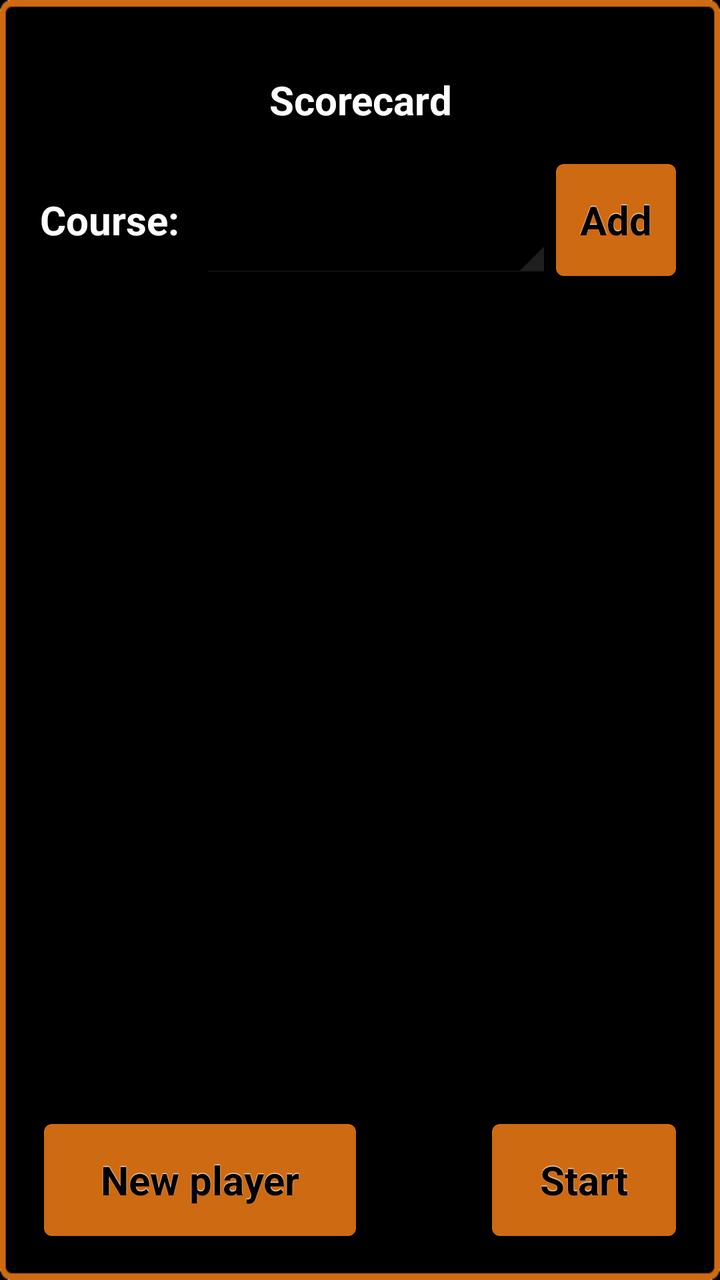
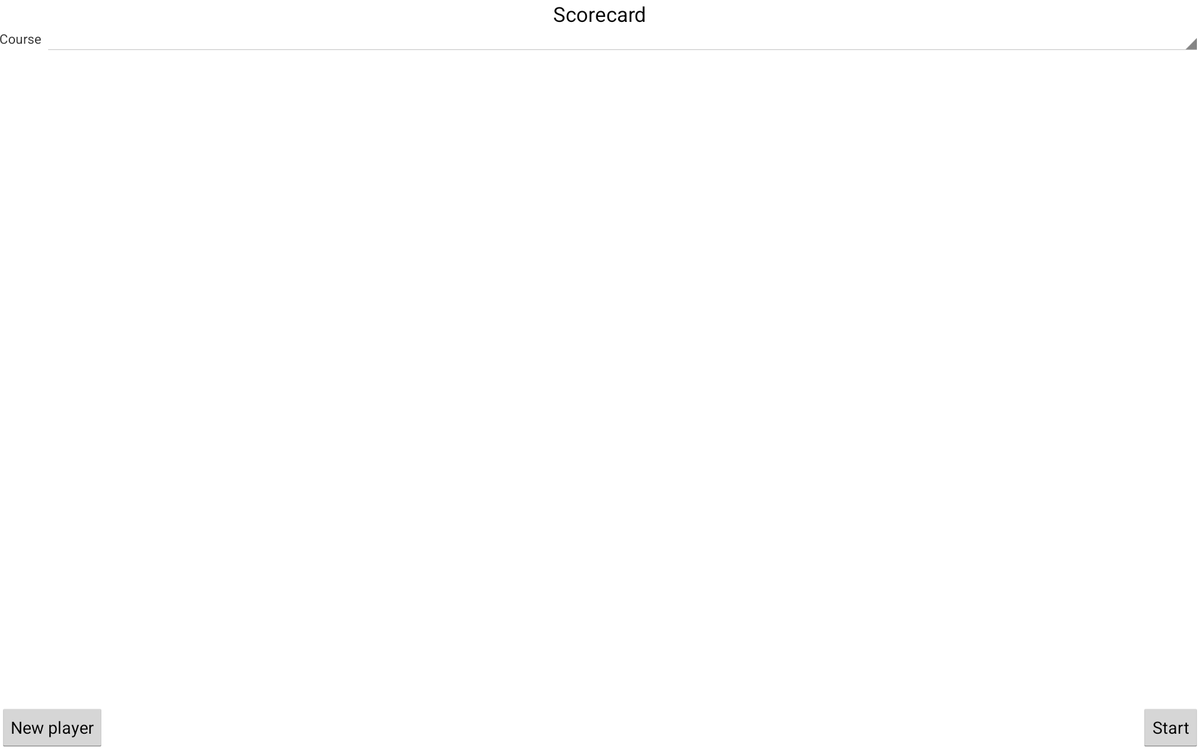

The same Android screen from two of the app's own layout files: first res/layout/ as a phone draws it, then the repository's variant for another configuration, drawn on a device whose configuration selects that folder. Both files follow.
<!-- AndroidManifest.xml: application theme AppTheme -->
<!-- res/layout/activity_scorecard_submenu.xml -->
<RelativeLayout xmlns:android="http://schemas.android.com/apk/res/android"
    xmlns:tools="http://schemas.android.com/tools"
    android:layout_width="match_parent"
    android:layout_height="match_parent"
    android:background="@drawable/defaultbackground"
    android:visibility="visible"
    tools:context=".ScorecardSubmenu" >

    <LinearLayout
        android:layout_width="match_parent"
        android:layout_height="match_parent"
        android:layout_margin="20dp"
        android:orientation="vertical"
        android:weightSum="100" >

        <LinearLayout
            android:layout_width="match_parent"
            android:layout_height="0dp"
            android:layout_gravity="center_horizontal|center_vertical"
            android:layout_weight="10"
            android:orientation="vertical" >

            <TextView
                android:id="@+id/textviewCoursePar1"
                style="@style/textviewlarge"
                android:layout_width="match_parent"
                android:layout_height="match_parent"
                android:gravity="center_horizontal|fill_vertical"
                android:text="Scorecard"
                android:textAppearance="?android:attr/textAppearanceLarge" />

        </LinearLayout>

        <LinearLayout
            android:id="@+id/courseSelectLayout"
            android:layout_width="fill_parent"
            android:layout_height="0dp"
            android:layout_weight="10"
            android:orientation="horizontal"
            android:weightSum="100" >

            <TextView
                android:id="@+id/popupEditName"
                style="@style/textviewlarge"
                android:layout_width="0dp"
                android:layout_height="match_parent"
                android:layout_gravity="center_vertical|left"
                android:layout_weight="25"
                android:gravity="center_vertical"
                android:text="Course: " />

            <Spinner
                android:id="@+id/courseSelectSpinner"
                style="@style/spinnerDropDownItemStyle"
                android:layout_width="0dp"
                android:layout_height="match_parent"
                android:layout_gravity="center"
                android:layout_weight="55"
                android:gravity="center_horizontal" >
            </Spinner>

            <Button
                android:id="@+id/newCourseButton"
                style="@style/button"
                android:layout_width="0dp"
                android:layout_height="match_parent"
                android:layout_gravity="center_horizontal|center_vertical"
                android:layout_weight="20"
                android:onClick="newCourse"
                android:text="Add" />

        </LinearLayout>

        <LinearLayout
            android:layout_width="match_parent"
            android:layout_height="0dp"
            android:layout_weight="70"
            android:orientation="vertical" >

            <ScrollView
                android:id="@+id/scrollExistingPlayers"
                android:layout_width="wrap_content"
                android:layout_height="wrap_content"
                android:layout_marginBottom="15dp"
                android:layout_marginTop="15dp" >

                <LinearLayout
                    android:id="@+id/excistingPlayerLayout"
                    android:layout_width="wrap_content"
                    android:layout_height="wrap_content"
                    android:orientation="vertical" >
                </LinearLayout>
            </ScrollView>

        </LinearLayout>

        <LinearLayout
            android:layout_width="match_parent"
            android:layout_height="0dp"
            android:layout_weight="10"
            android:orientation="horizontal"
            android:weightSum="100" >

            <Button
                android:id="@+id/addPlayer"
                style="@style/button"
                android:layout_width="0dp"
                android:layout_height="match_parent"
                android:layout_weight="50"
                android:onClick="newPlayer"
                android:text="New player" />

            <TextView
                android:id="@+id/player1ActiveCardsName"
                android:layout_width="0dp"
                android:layout_height="match_parent"
                android:layout_weight="20" />

            <Button
                android:id="@+id/startButton"
                style="@style/button"
                android:layout_width="0dp"
                android:layout_height="match_parent"
                android:layout_weight="30"
                android:onClick="startScorecard"
                android:text="Start" />

        </LinearLayout>

    </LinearLayout>

</RelativeLayout>
<!-- resources referenced by this layout -->
<resources>
  <!-- drawable defaultbackground: png bitmap (drawable-hdpi, 20199 bytes) -->
  <style name="button" parent="@android:style/Widget.Button">
          <item name="android:gravity">center_vertical|center_horizontal</item>
          <item name="android:textColor">#000000</item>
          <item name="android:shadowColor">#FFFFFF</item>
          <item name="android:shadowDx">0</item>
          <item name="android:shadowDy">-1</item>
          <item name="android:shadowRadius">0.5</item>
          <item name="android:textSize">20sp</item>
          <item name="android:textStyle">bold</item>
          <item name="android:background">@drawable/button</item>
          <item name="android:focusable">true</item>
          <item name="android:clickable">true</item>
      </style>
  <style name="spinnerDropDownItemStyle" parent="android:TextAppearance.Widget.DropDownItem">
          <item name="android:textColor">#000000</item>
          <item name="android:textSize">20sp</item>
          <item name="android:textStyle">bold</item>
      </style>
  <style name="textviewlarge" parent="@android:style/Widget.TextView">
          <item name="android:textColor">#FFFFFF</item>
          <item name="android:textSize">20sp</item>
          <item name="android:textStyle">bold</item>
      </style>
  <style name="AppTheme" parent="AppBaseTheme">
          
      </style>
  <!-- drawable button (drawable-xhdpi) -->
  <?xml version="1.0" encoding="utf-8"?>
  <selector xmlns:android="http://schemas.android.com/apk/res/android">
     
      <item
      	android:state_pressed="true"
      	android:state_enabled="true"
          android:drawable="@drawable/button_pressed" />
  
      <item
      	android:state_enabled="true"
          android:drawable="@drawable/button_enabled" />
  </selector>
  <style name="AppBaseTheme" parent="android:Theme.Holo.Light.NoActionBar">
          
      </style>
  <!-- drawable button_pressed (drawable-large-mdpi) -->
  <?xml version="1.0" encoding="utf-8"?>
  <shape xmlns:android="http://schemas.android.com/apk/res/android" android:shape="rectangle">
      <solid
  		android:color="#CE7C11"
          android:angle="90"/>
      <padding android:left="14dp"
          android:top="14dp"
          android:right="14dp"
          android:bottom="14dp" />
      <stroke
          android:width="2sp"
          android:color="#000000" />
      <corners android:radius= "10dp" />
  </shape>
  <!-- drawable button_enabled (drawable-large-mdpi) -->
  <?xml version="1.0" encoding="utf-8"?>
  <shape xmlns:android="http://schemas.android.com/apk/res/android" android:shape="rectangle">
      <gradient
          android:startColor="#FDCC64"
          android:centerColor="#CE6A11"
          android:endColor="#FDCC64"
          android:angle="90"/>
      <padding android:left="14dp"
          android:top="14dp"
          android:right="14dp"
          android:bottom="14dp" />
      <stroke
          android:width="2sp"
          android:color="#FFFFFF" />
      <corners android:radius= "10dp" />
  </shape>
</resources>
<!-- res/layout-sw720dp/activity_scorecard_submenu.xml (the repository's variant of the layout above) -->
<!-- drawn on a large tablet held sideways -->
<RelativeLayout xmlns:android="http://schemas.android.com/apk/res/android"
    xmlns:tools="http://schemas.android.com/tools"
    android:layout_width="match_parent"
    android:layout_height="match_parent"
    android:paddingBottom="@dimen/activity_vertical_margin"
    android:paddingLeft="@dimen/activity_horizontal_margin"
    android:paddingRight="@dimen/activity_horizontal_margin"
    android:paddingTop="@dimen/activity_vertical_margin"
    android:visibility="visible"
    tools:context=".ScorecardSubmenu" >

    <Button
        android:id="@+id/addPlayer"
        android:layout_width="wrap_content"
        android:layout_height="wrap_content"
        android:layout_alignParentBottom="true"
        android:layout_alignParentLeft="true"
        android:onClick="newPlayer"
        android:text="New player" />

    <Button
        android:id="@+id/startButton"
        android:layout_width="wrap_content"
        android:layout_height="wrap_content"
        android:layout_alignParentBottom="true"
        android:layout_alignParentRight="true"
        android:onClick="startScorecard"
        android:text="Start" />

    <TextView
        android:id="@+id/textviewCoursePar1"
        android:layout_width="wrap_content"
        android:layout_height="wrap_content"
        android:layout_alignParentTop="true"
        android:layout_centerHorizontal="true"
        android:text="Scorecard"
        android:textAppearance="?android:attr/textAppearanceLarge" />

    <LinearLayout
        android:id="@+id/courseSelectLayout"
        android:layout_width="fill_parent"
        android:layout_height="wrap_content"
        android:layout_marginBottom="25dp"
        android:layout_marginTop="25dp"
        android:orientation="horizontal" >

        <TextView
            android:id="@+id/textViewCourseName"
            android:layout_width="wrap_content"
            android:layout_height="wrap_content"
            android:layout_gravity="center_vertical"
            android:gravity="center_vertical"
            android:text="Course " />

        <Spinner
            android:id="@+id/courseSelectSpinner"
            android:layout_width="fill_parent"
            android:layout_height="wrap_content"
            android:gravity="center_horizontal" />
    </LinearLayout>

    <ScrollView
        android:id="@+id/scrollExistingPlayers"
        android:layout_width="wrap_content"
        android:layout_height="wrap_content"
        android:layout_above="@+id/addPlayer"
        android:layout_alignParentLeft="true"
        android:layout_alignParentRight="true"
        android:layout_below="@+id/courseSelectLayout" >

        <LinearLayout
            android:id="@+id/excistingPlayerLayout"
            android:layout_width="wrap_content"
            android:layout_height="wrap_content"
            android:orientation="vertical" >
        </LinearLayout>
    </ScrollView>

</RelativeLayout>
<!-- resources referenced by the variant -->
<!-- as a large tablet held sideways resolves them -->
<resources>
  <!-- from res/values-sw720dp-land/ -->
  <style name="AppTheme" parent="AppBaseTheme">
          
      </style>
  <!-- from res/values-sw720dp-land/ -->
  <style name="AppBaseTheme" parent="android:Theme.Holo.Light.NoActionBar">
          
      </style>
</resources>
